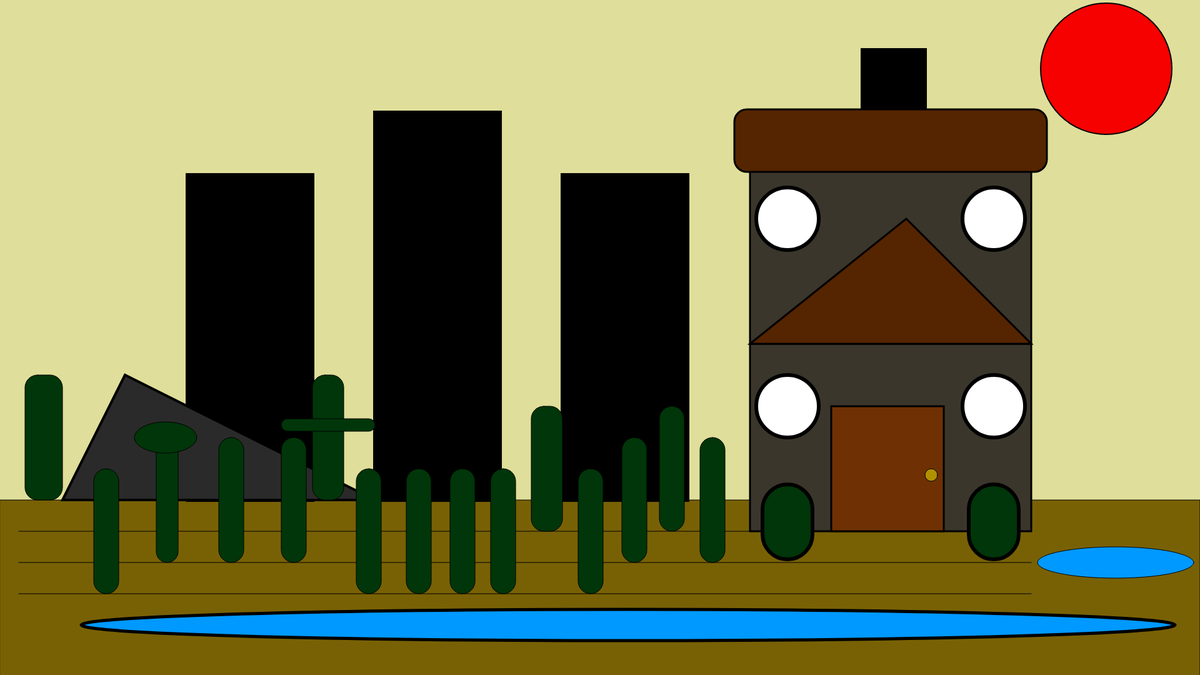
Frame 1 (no input)
Frame 60 (no input): identical to frame 1, image omitted
Frame 120 (the mouse pressed at the canvas centre since frame 60): identical to frame 1, image omitted

The p5.js sketch that drew this single still picture (run headless with seeded random() and noise() and a simulated clock; from frame 60 on, the mouse is pressed at the canvas centre):

// p5.js sketch
// ── sketch.js
// Keavan S
// The Desert
// The theme of this piece and future arts will be based on the climate changes made in nature




function setup() {
  createCanvas(1920, 1080);
}

function draw() {
  background('#dfde9a');

  strokeWeight(2);
  fill ('#f60000');
  circle(1770, 110, 210);
  strokeWeight(1);
 
  fill('#786105');
  rect(0, 800, 1920, 1080);

  strokeWeight(6);
  fill('#000000');
  rect(900, 280, 200, 520,);
  strokeWeight(1);

  strokeWeight(6);
  fill('#000000');
  rect(300, 280, 200, 520,);
  strokeWeight(1);

  strokeWeight(6);
  fill('#000000');
  rect(600, 180, 200, 620,);
  strokeWeight(1);

strokeWeight(6);
  fill('#000000');
  rect(1380, 80, 100, 200,);
  strokeWeight(1);

  strokeWeight(4);
  fill('#2b2a2a');
  triangle(100, 800, 600, 800, 200, 600);
  strokeWeight(1); 

  stroke('#000000');
  line(1650, 850, 30, 850);

  stroke('#000000');
  line(1650, 950, 30, 950);

  stroke('#000000');
  line(1650, 900, 30, 900);

  fill('#003609');
  rect(500, 600, 50, 200, 20);

  fill('#003609');
  rect(450, 670, 150, 20, 250);

  fill('#003609');
  rect(850, 650, 50, 200, 20);

  fill('#003609');
  rect(650, 750, 40, 200, 20);

  fill('#003609');
  rect(250, 700, 35, 200, 20);

  strokeWeight(3);
  fill('#3a362b');
  rect(1200, 550, 450, 300,);
  strokeWeight(1);

  strokeWeight(3);
  fill('#3a362b');
  rect(1200, 250, 450, 300,);
  strokeWeight(1);

  strokeWeight(3);
  fill('#552401');
  triangle(1200, 550, 1450, 350, 1650, 550);
  strokeWeight(1);

  strokeWeight(6);
  fill('#ffffff');
  circle(1260, 650, 100);
  strokeWeight(1);

  strokeWeight(6);
  fill('#ffffff');
  circle(1260, 350, 100);
  strokeWeight(1);


  strokeWeight(6);
  fill('#ffffff');
  circle(1590, 650, 100);
  strokeWeight(1);

  strokeWeight(6);
  fill('#ffffff');
  circle(1590, 350, 100);
  strokeWeight(1);

  strokeWeight(3);
  fill('#6f3104');
  rect(1330, 650, 180, 200,);
  strokeWeight(1);

  fill('#b19100');
  circle(1490, 760, 20);

  fill('#003609');
  rect(150, 750, 40, 200, 20);

  fill('#003609');
  rect(40, 600, 60, 200, 20);

  strokeWeight(1);
  ellipse(265, 700, 100, 50);
  strokeWeight(1);

  fill('#003609');
  rect(350, 700, 40, 200, 20);

  fill('#003609');
  rect(450, 700, 40, 200, 20);

  fill('#003609');
  rect(570, 750, 40, 200, 20);

  fill('#003609');
  rect(720, 750, 40, 200, 20);

  fill('#003609');
  rect(785, 750, 40, 200, 20);

  fill('#003609');
  rect(925, 750, 40, 200, 20);

  fill('#003609');
  rect(995, 700, 40, 200, 20);

  fill('#003609');
  rect(1055, 650, 40, 200, 20);

  fill('#003609');
  rect(1120, 700, 40, 200, 20);

  strokeWeight(6);
  fill('#003609');
  rect(1220, 775, 80, 120, 50);
  strokeWeight(1);

  strokeWeight(6);
  fill('#003609');
  rect(1550, 775, 80, 120, 50);
  strokeWeight(1);

  strokeWeight(1);
  fill('#0099ff');
  ellipse(1785, 900, 250, 50);
  strokeWeight(1);

  strokeWeight(3);
  fill('#552401');
  rect(1175, 175, 500, 100, 20);
  strokeWeight(1);

  strokeWeight(5);
  fill('#0099ff');
  ellipse(1005, 1000, 1750, 50);
  strokeWeight(5);





  

  

  

  
  






  







 
}

//f60000 red
//786105 brown
//000000 black
//003609 green
